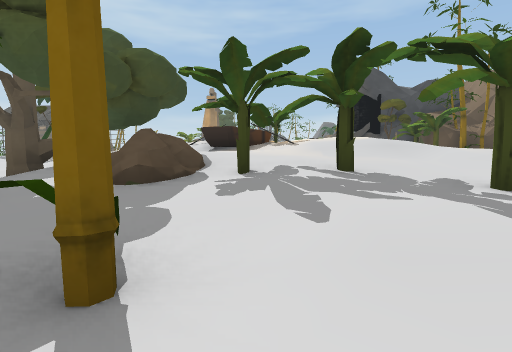
view 1 (above)

24 first-person views from a walk through a 3-D level made in the Unity game engine. The camera is 1.3 m above the floor, tilts 4° down and sees 80° across. The floor is counted in squares, 2 m on a side. Each view is taken from the middle of a square. On the plan, view 1 faces up. The plan holds only what a view shows up to about 10 squares ahead; the rest is blank. The place goes on beyond the plan. The player is left out. Some surface patterns are stand-ins.

view 2
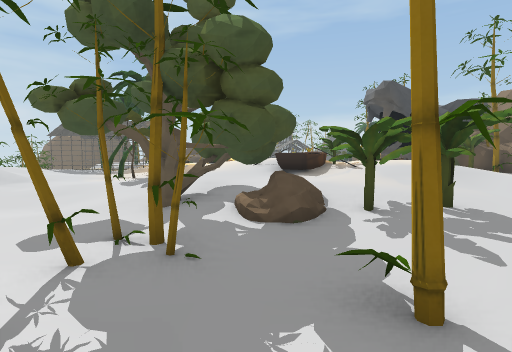

view 3
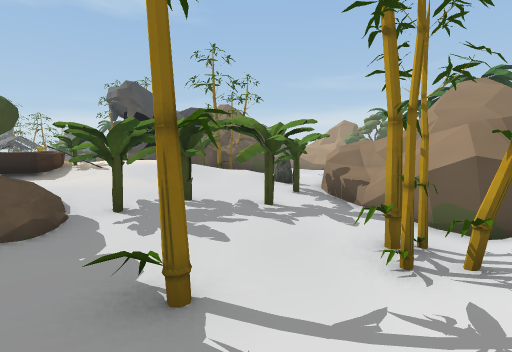

view 4
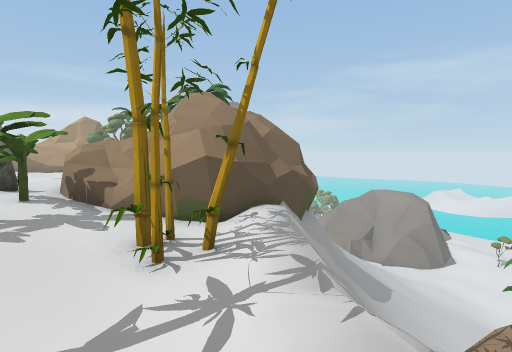

view 5
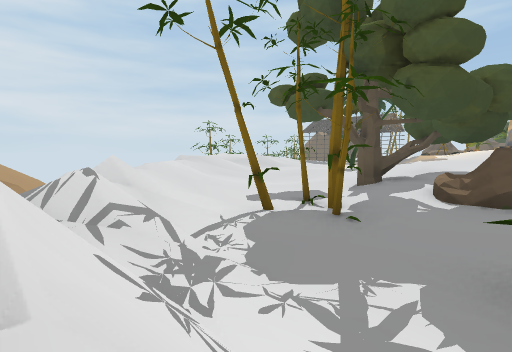

view 6
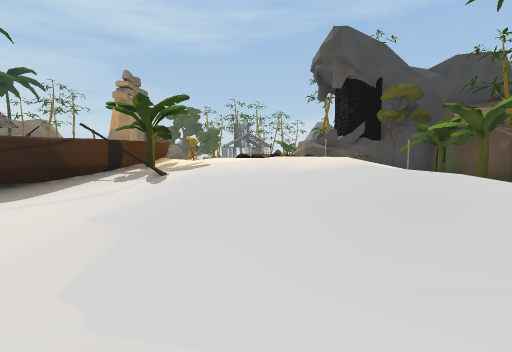

view 7
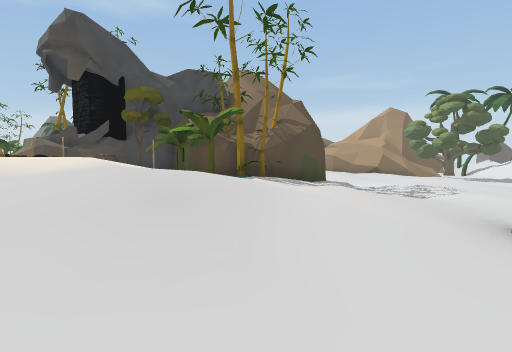

view 8
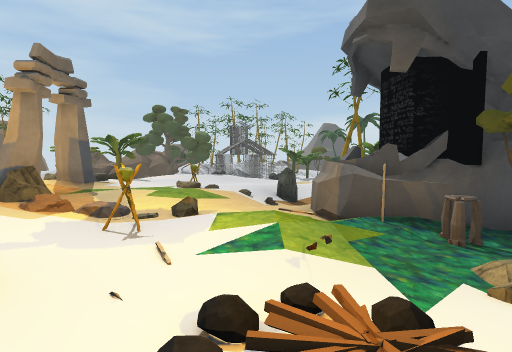

view 9
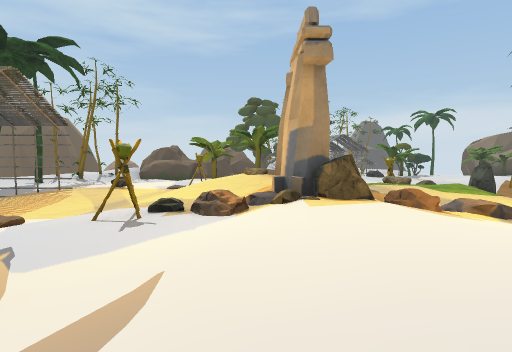

view 10
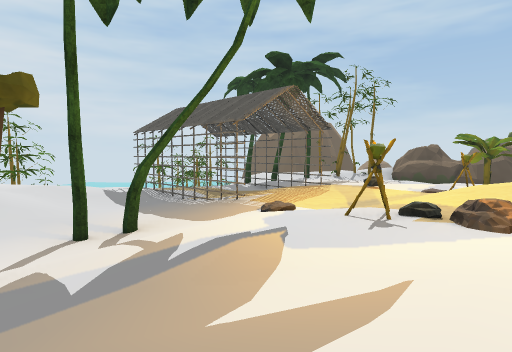

view 11
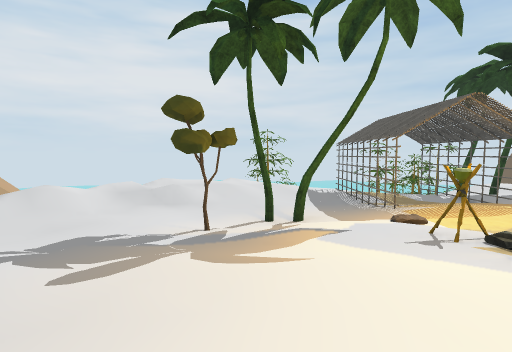

view 12
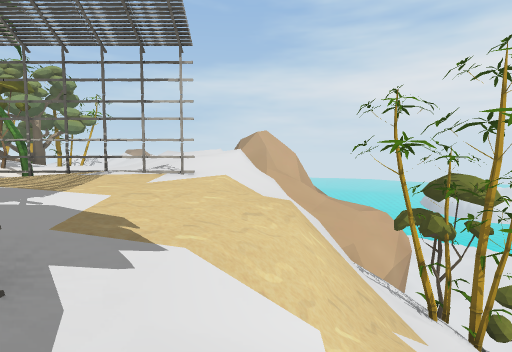

view 13
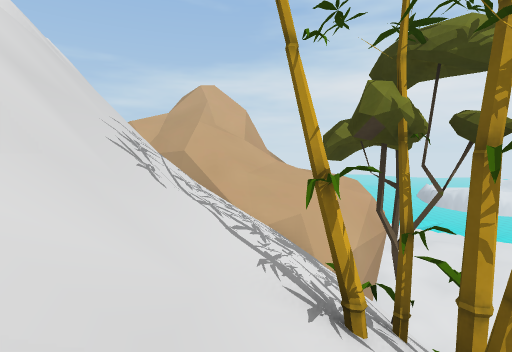

view 14
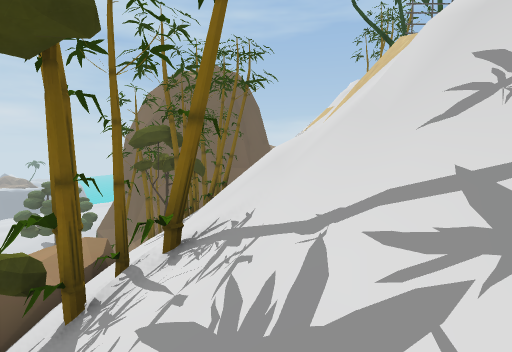

view 15
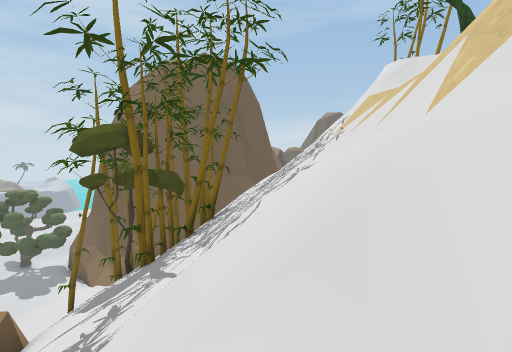

view 16
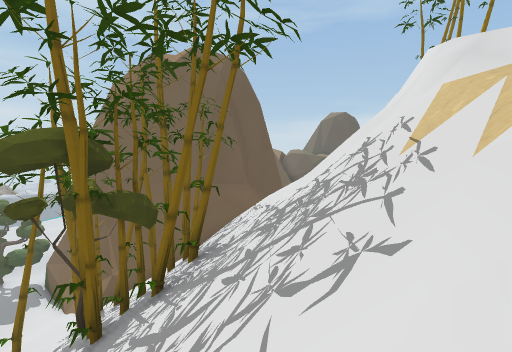

view 17
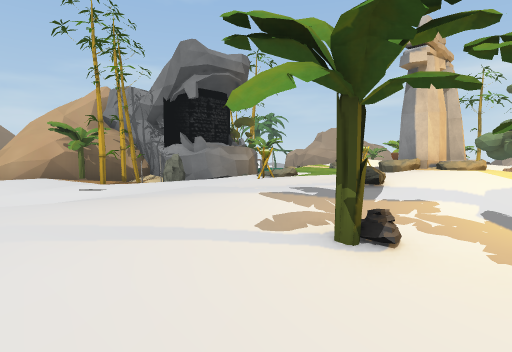

view 18
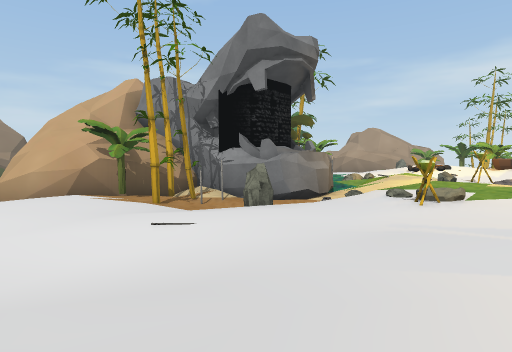

view 19
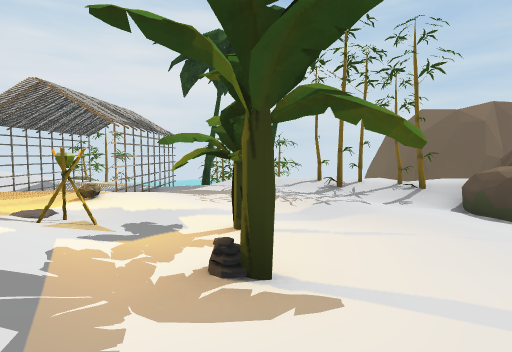

view 20
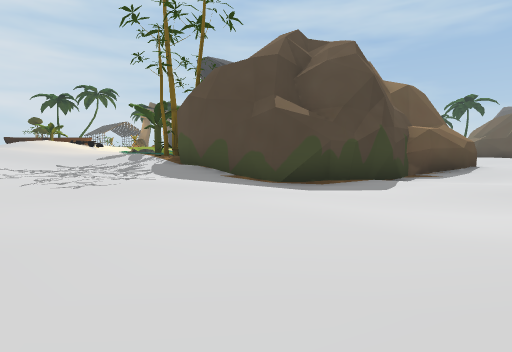

view 21
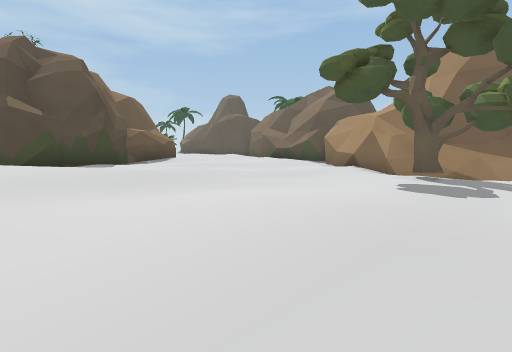

view 22
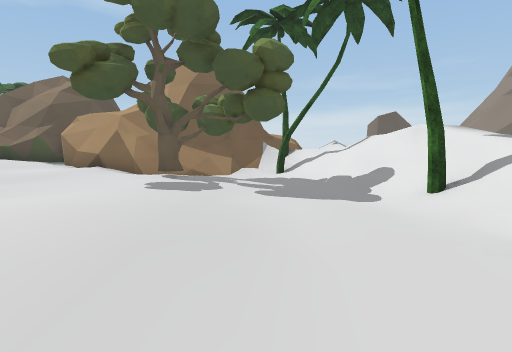

view 23
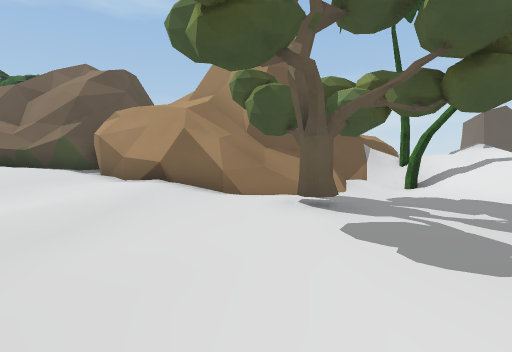

view 24
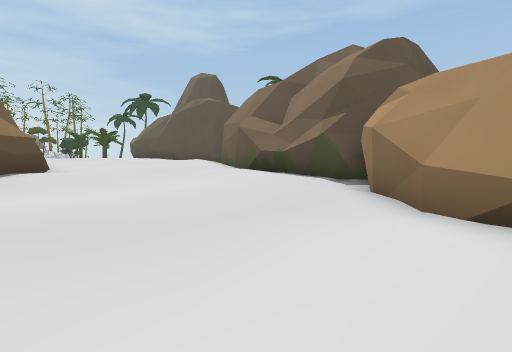

### Floor plan
Key: @ floor where view 1 was taken; # wall or solid block; x gap in a wall; . main floor; - floor 0.75 m lower than the main floor; : floor 1 m higher than the main floor; _ floor 1.5 m lower than the main floor; < floor 2.25 m lower than the main floor; + floor 2.5 m higher than the main floor; ( floor 6.25 m lower than the main floor; ! floor 7 m lower than the main floor; ? floor 8 m lower than the main floor; / step, stairs or slope; = window, fence, low wall or low ledge; ^ raised ledge; v drop or lower ground; O other object.
Columns run from 19 left of view 1 to 27 right of it. Each row starts with its distance up from view 1.
 22         ##-/.-.......---.
 21 /#///   .....-.......-.... ##   -----_#    ##
 20 /#////# .......OO.........##    /_____##  ##
 19 O##//// -.....O......./-#O#      ______##
 18 /##//=/ -......O......O-###      #______##
 17 ///////OOOOO.../= .O//--###      #______#+
 16 ///////--.......:O.../-##       ##______#  =
 15 /////v/-..-......O../..#        #_______## #
 14 ////==/OOOOO....OO///..^###     #________###
 13 /////x/.----...O...O....OO#    ##________#=  v
 12 OO#/=#/..--#-....:......-O#   ##_________#/###
 11  #//=#/..----....:::.... O#####__________#//==
 10  ///=# ..----O.... :..:  ...##___________x_<<#
  9  ////#v/./----....OOO:  ...---_____________<<//
  8   ///## //-----...O...:...----____________<<///
  7        v./-----...........---_-__________<<<//
  6         ../-__--#.........--  __________<<<///
  5  ##=     ./-___-##O..---O---       _____<<</=/
  4  ?!(      ./-___-#OOO--O##          ___<<<#/=
  3            //__##_----O_^#           <<< //
  2             //_##_______##
  1       _<     //___#____##
  0       -_     ////__@_#x##
 -1                v ///____##
 -2                   v/vvvvv##
 -3                          ##
 -4                          ###
 -5                           //
 -6                           //
 -7                           //

Positions as (right, up) in squares from view 1, and headings:
1: (0, 0), facing up
2: (-2, -1), facing up
3: (-2, -1), facing up-right
4: (-2, -1), facing right
5: (-1, -1), facing up-left
6: (2, 5), facing up
7: (2, 5), facing up-right
8: (2, 9), facing up
9: (-3, 10), facing up
10: (-3, 10), facing up-left
11: (-1, 11), facing left
12: (-13, 18), facing down
13: (-16, 14), facing down
14: (-16, 9), facing up
15: (-16, 12), facing up
16: (-16, 14), facing up
17: (-4, 22), facing down-right
18: (-1, 22), facing down-right
19: (-1, 20), facing left
20: (16, 6), facing up-left
21: (18, 3), facing up
22: (18, 3), facing up-right
23: (18, 7), facing up-right
24: (19, 11), facing up
